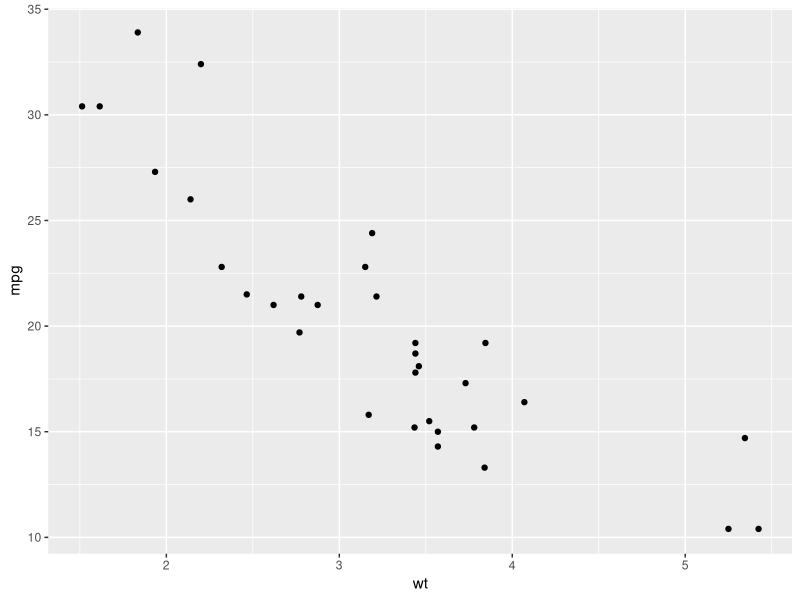
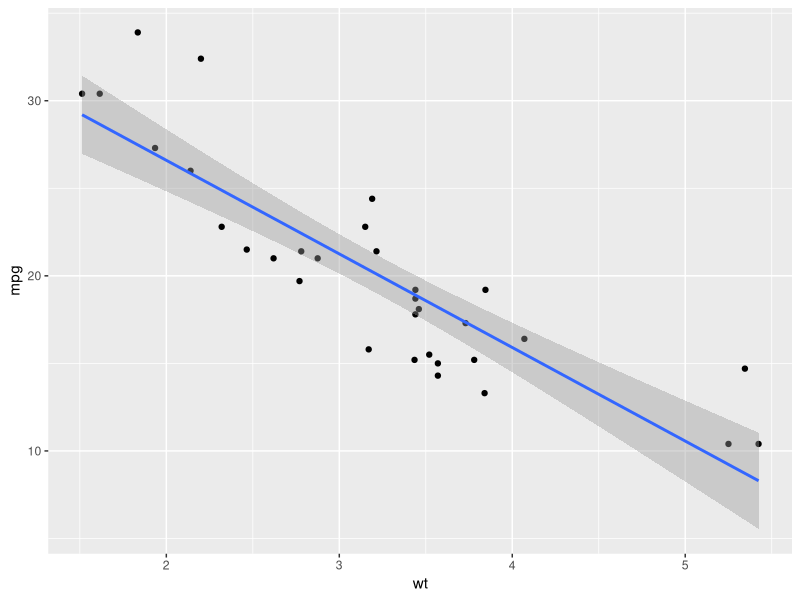
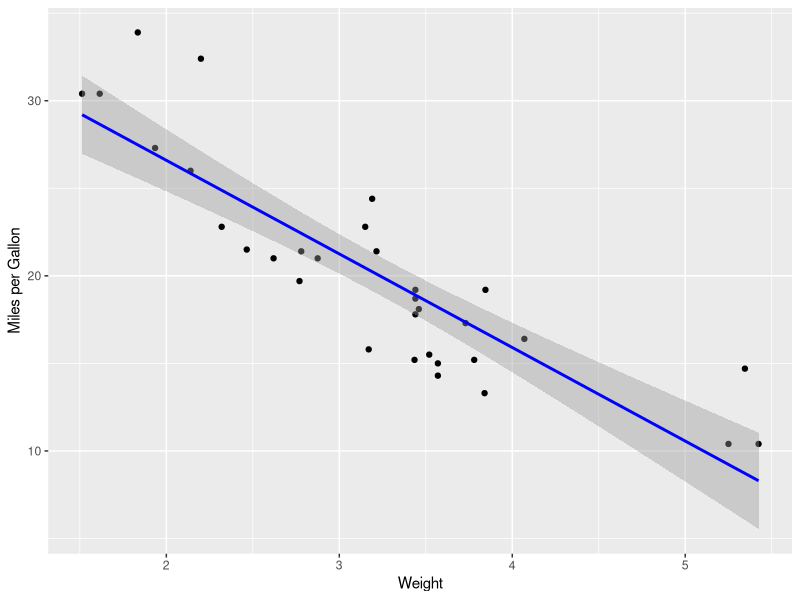
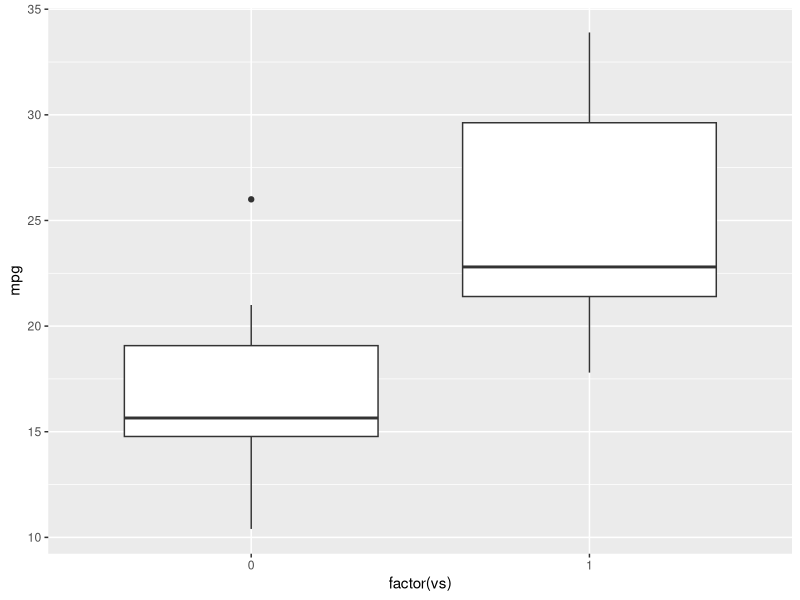
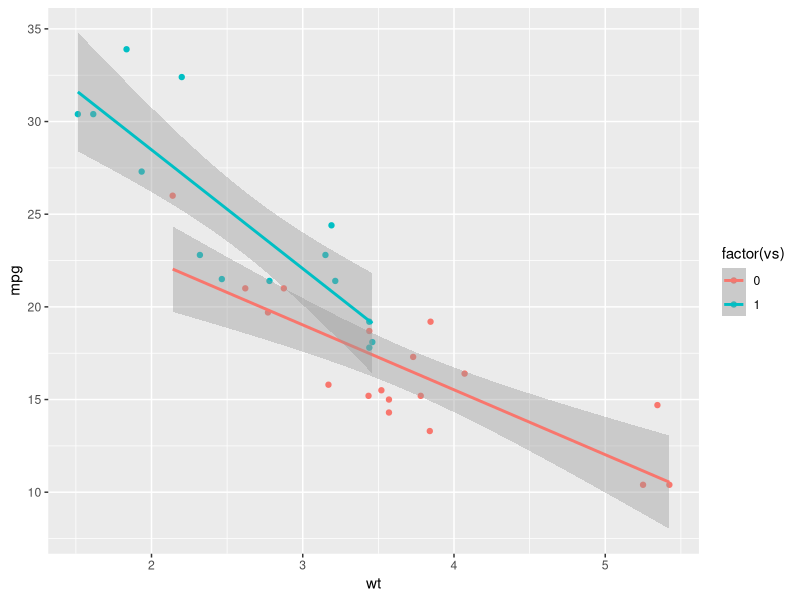

The R source for these figures, in order:
library(ggplot2)
library(MASS)

mtcars

#plot relationship between weight of car and mpg using ggplot

ggplot(mtcars, mapping=aes(x=wt, y=mpg)) +
  geom_point()

#use a simple linear regression to test casuality

lm(mpg~wt, data=mtcars)

#workflow: fit the model, then look at summary output

fit <- lm(mpg~wt, data=mtcars)

summary(fit)

#display best fit line on scattter plot using ggplot
ggplot(mtcars, aes(x=wt, y=mpg)) +
  geom_point() +
  geom_smooth(method = "lm")

#play around with figure format
ggplot(mtcars, aes(x=wt, y=mpg)) +
  geom_point() +
  geom_smooth(method = "lm", color= "blue", se=T) + #se=F removes the shading
  xlab("Weight") +
  ylab("Miles per Gallon")

#method = lm in the geom_smooth() function means use a linear model fit line. But you can use other types of fit
#lines, such as loess ie method = "loess"

#using GLM (generalized linear model) instead of LM

gfit <- glm(mpg~wt, family = gaussian, data = mtcars)
summary(gfit)

#lets use the "vs" variable
mtcars$vs

ggplot(data=mtcars, mapping=aes(x=factor(vs), y=mpg)) +
  geom_boxplot()

#run ANOVA using aov()
aov.fit = aov(mpg~factor(vs), data=mtcars)
summary(aov.fit)

#you CAN run this same model as a linear model lm(), but it will give you different sets of coefficients
lm.fit = lm(mpg~factor(vs), data=mtcars)
summary(lm.fit)

#BUT you can call the ANOVA results from a linear model fit
anova(lm.fit)

#Linear model with multiple predictor variables
lm.fit2 = lm(mpg~wt + factor(vs), data=mtcars) #compares mpg and wt, mpg and vs and their effect, F value means they're more correlated
anova(lm.fit2)

#Linear model with multiple predictor variables AND interactions
lm.fit3 = lm(mpg~wt*factor(vs), data=mtcars) #how wt effects mpg depends on the engine type
anova(lm.fit3)

ggplot(data=mtcars, mapping=aes(x=wt, y=mpg, color=factor(vs))) +
  geom_point() +
  geom_smooth(method="lm")

#difference in slope of two lines is interaction effect, ANCOOVA is this type of multivariate